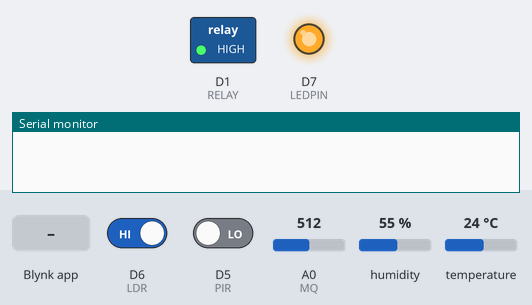
Bench run of a sketch on a simulated ESP8266 (NodeMCU). Shown: switched loads named in the sketch (green lamp = pin HIGH), output pins drawn as LEDs (lit = HIGH), the last lines printed to the serial monitor. The test bench sets the inputs (shaded band); at power-on: D6 (LDR) HIGH, A0 (MQ) = 512, D5 (PIR) LOW, humidity 55 %, temperature 24 °C. WiFi joins after 1.5 s; servers stay silent unless stated.

Above: at 4.0 s.
4.1 s: D6 (LDR) driven LOW
At 6.0 s:
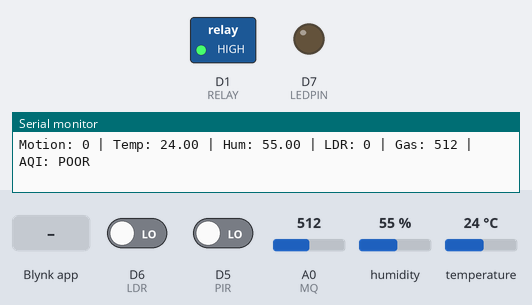
6.3 s: A0 (MQ) set to 692
7.8 s: A0 (MQ) set to 715
12.3 s: Blynk app writes 1 to V4
At 13.1 s:
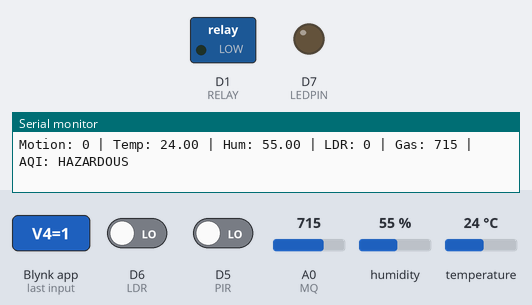
13.8 s: D6 (LDR) driven HIGH
At 15.3 s:
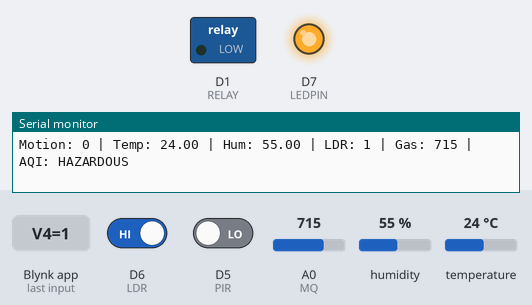
16.3 s: Blynk app writes 0 to V4
At 17.4 s:
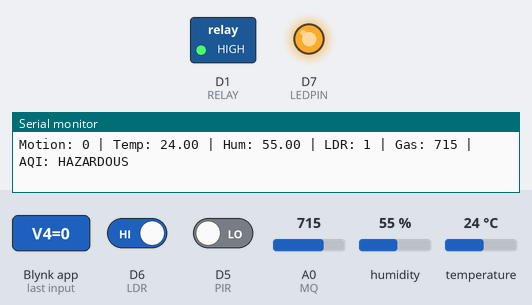
Timing chart, 0 to 18.8 s (numbered marks = the images above; inputs shaded):
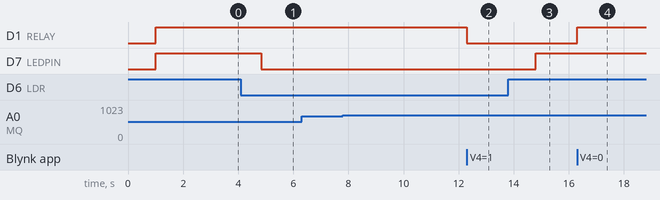

Measured:
- after the input at 4.1 s, D7 (LEDPIN): HIGH → LOW after 0.73 s
- after the input at 12.3 s, D1 (RELAY): HIGH → LOW at once
- after the input at 13.8 s, D7 (LEDPIN): LOW → HIGH after 1.0 s
- after the input at 16.3 s, D1 (RELAY): LOW → HIGH at once

The sketch:

smart_classroom_blynk.ino
```cpp
#define BLYNK_PRINT Serial
// Replace placeholders locally. Never publish real credentials.
#define BLYNK_TEMPLATE_ID "YOUR_BLYNK_TEMPLATE_ID"
#define BLYNK_TEMPLATE_NAME "YOUR_BLYNK_TEMPLATE_NAME"
#define BLYNK_AUTH_TOKEN "YOUR_BLYNK_AUTH_TOKEN"

#include <ESP8266WiFi.h>
#include <BlynkSimpleEsp8266.h>
#include <DHT.h>

char ssid[] = "YOUR_WIFI_SSID";
char pass[] = "YOUR_WIFI_PASSWORD";

#define PIR D5
#define RELAY D1
#define LEDPIN D7
#define LDR D6
#define MQ A0
#define DHTPIN D4
#define DHTTYPE DHT11

DHT dht(DHTPIN, DHTTYPE);
BlynkTimer timer;
bool manualMode = false;
bool relayState = false;

String getAQILevel(int gasValue) {
  if (gasValue < 200) return "GOOD";
  else if (gasValue < 400) return "MODERATE";
  else if (gasValue < 700) return "POOR";
  else return "HAZARDOUS";
}

BLYNK_WRITE(V4) {
  relayState = (param.asInt() == 1);
  manualMode = true;
  digitalWrite(RELAY, relayState ? LOW : HIGH);
}

BLYNK_WRITE(V6) {
  if (param.asInt() == 1) manualMode = false;
}

void sendData() {
  int motion = digitalRead(PIR);
  int ldrValue = digitalRead(LDR); // LOW = dark, HIGH = light
  int gasValue = analogRead(MQ);
  float temp = dht.readTemperature();
  float hum = dht.readHumidity();

  if (isnan(temp) || isnan(hum)) {
    Serial.println("DHT ERROR");
    return;
  }

  String aqi = getAQILevel(gasValue);
  Blynk.virtualWrite(V0, temp);
  Blynk.virtualWrite(V1, hum);
  Blynk.virtualWrite(V2, motion);
  Blynk.virtualWrite(V3, aqi);
  Blynk.virtualWrite(V5, gasValue);

  if (!manualMode) {
    relayState = (motion == HIGH && temp > 25);
    digitalWrite(RELAY, relayState ? LOW : HIGH);
  }
  Blynk.virtualWrite(V4, relayState);

  digitalWrite(LEDPIN, ldrValue == LOW ? LOW : HIGH);

  Serial.print("Motion: "); Serial.print(motion);
  Serial.print(" | Temp: "); Serial.print(temp);
  Serial.print(" | Hum: "); Serial.print(hum);
  Serial.print(" | LDR: "); Serial.print(ldrValue);
  Serial.print(" | Gas: "); Serial.print(gasValue);
  Serial.print(" | AQI: "); Serial.println(aqi);
}

void setup() {
  Serial.begin(115200);
  delay(1000);
  pinMode(PIR, INPUT);
  pinMode(RELAY, OUTPUT);
  pinMode(LEDPIN, OUTPUT);
  pinMode(LDR, INPUT);
  digitalWrite(RELAY, HIGH);
  digitalWrite(LEDPIN, HIGH);
  dht.begin();
  Blynk.begin(BLYNK_AUTH_TOKEN, ssid, pass);
  timer.setInterval(2000L, sendData);
}

void loop() {
  Blynk.run();
  timer.run();
}
```
